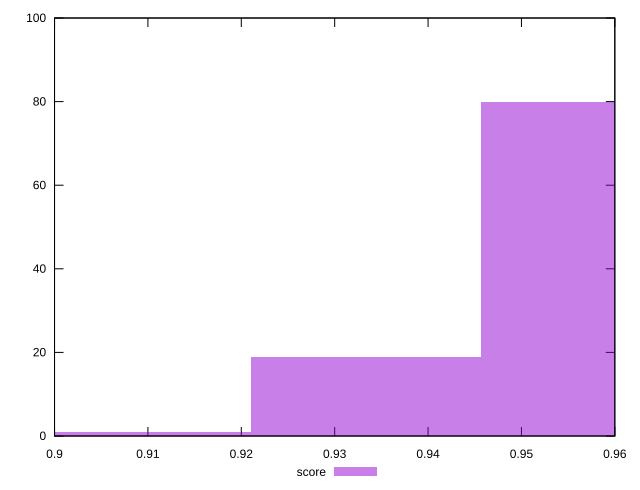

Source code (gnuplot):
reset

$score <<EOF
0.9087831136696707 1
0.9579065252193826 80
0.9333448194445266 19
EOF

set key outside below
set boxwidth 0.024561705774855964
set xrange [0.9:0.96]
set yrange [0:100]
set trange [0:100]
set style fill transparent solid 0.5 noborder
set terminal svg size 640, 490 enhanced background rgb 'white'
set output "report_00018_2021-02-10T15-25-16.877Z/first-meaningful-paint/samples/pages+cached+noadtech/score/histogram.svg"

plot $score title "score" with boxes

reset
